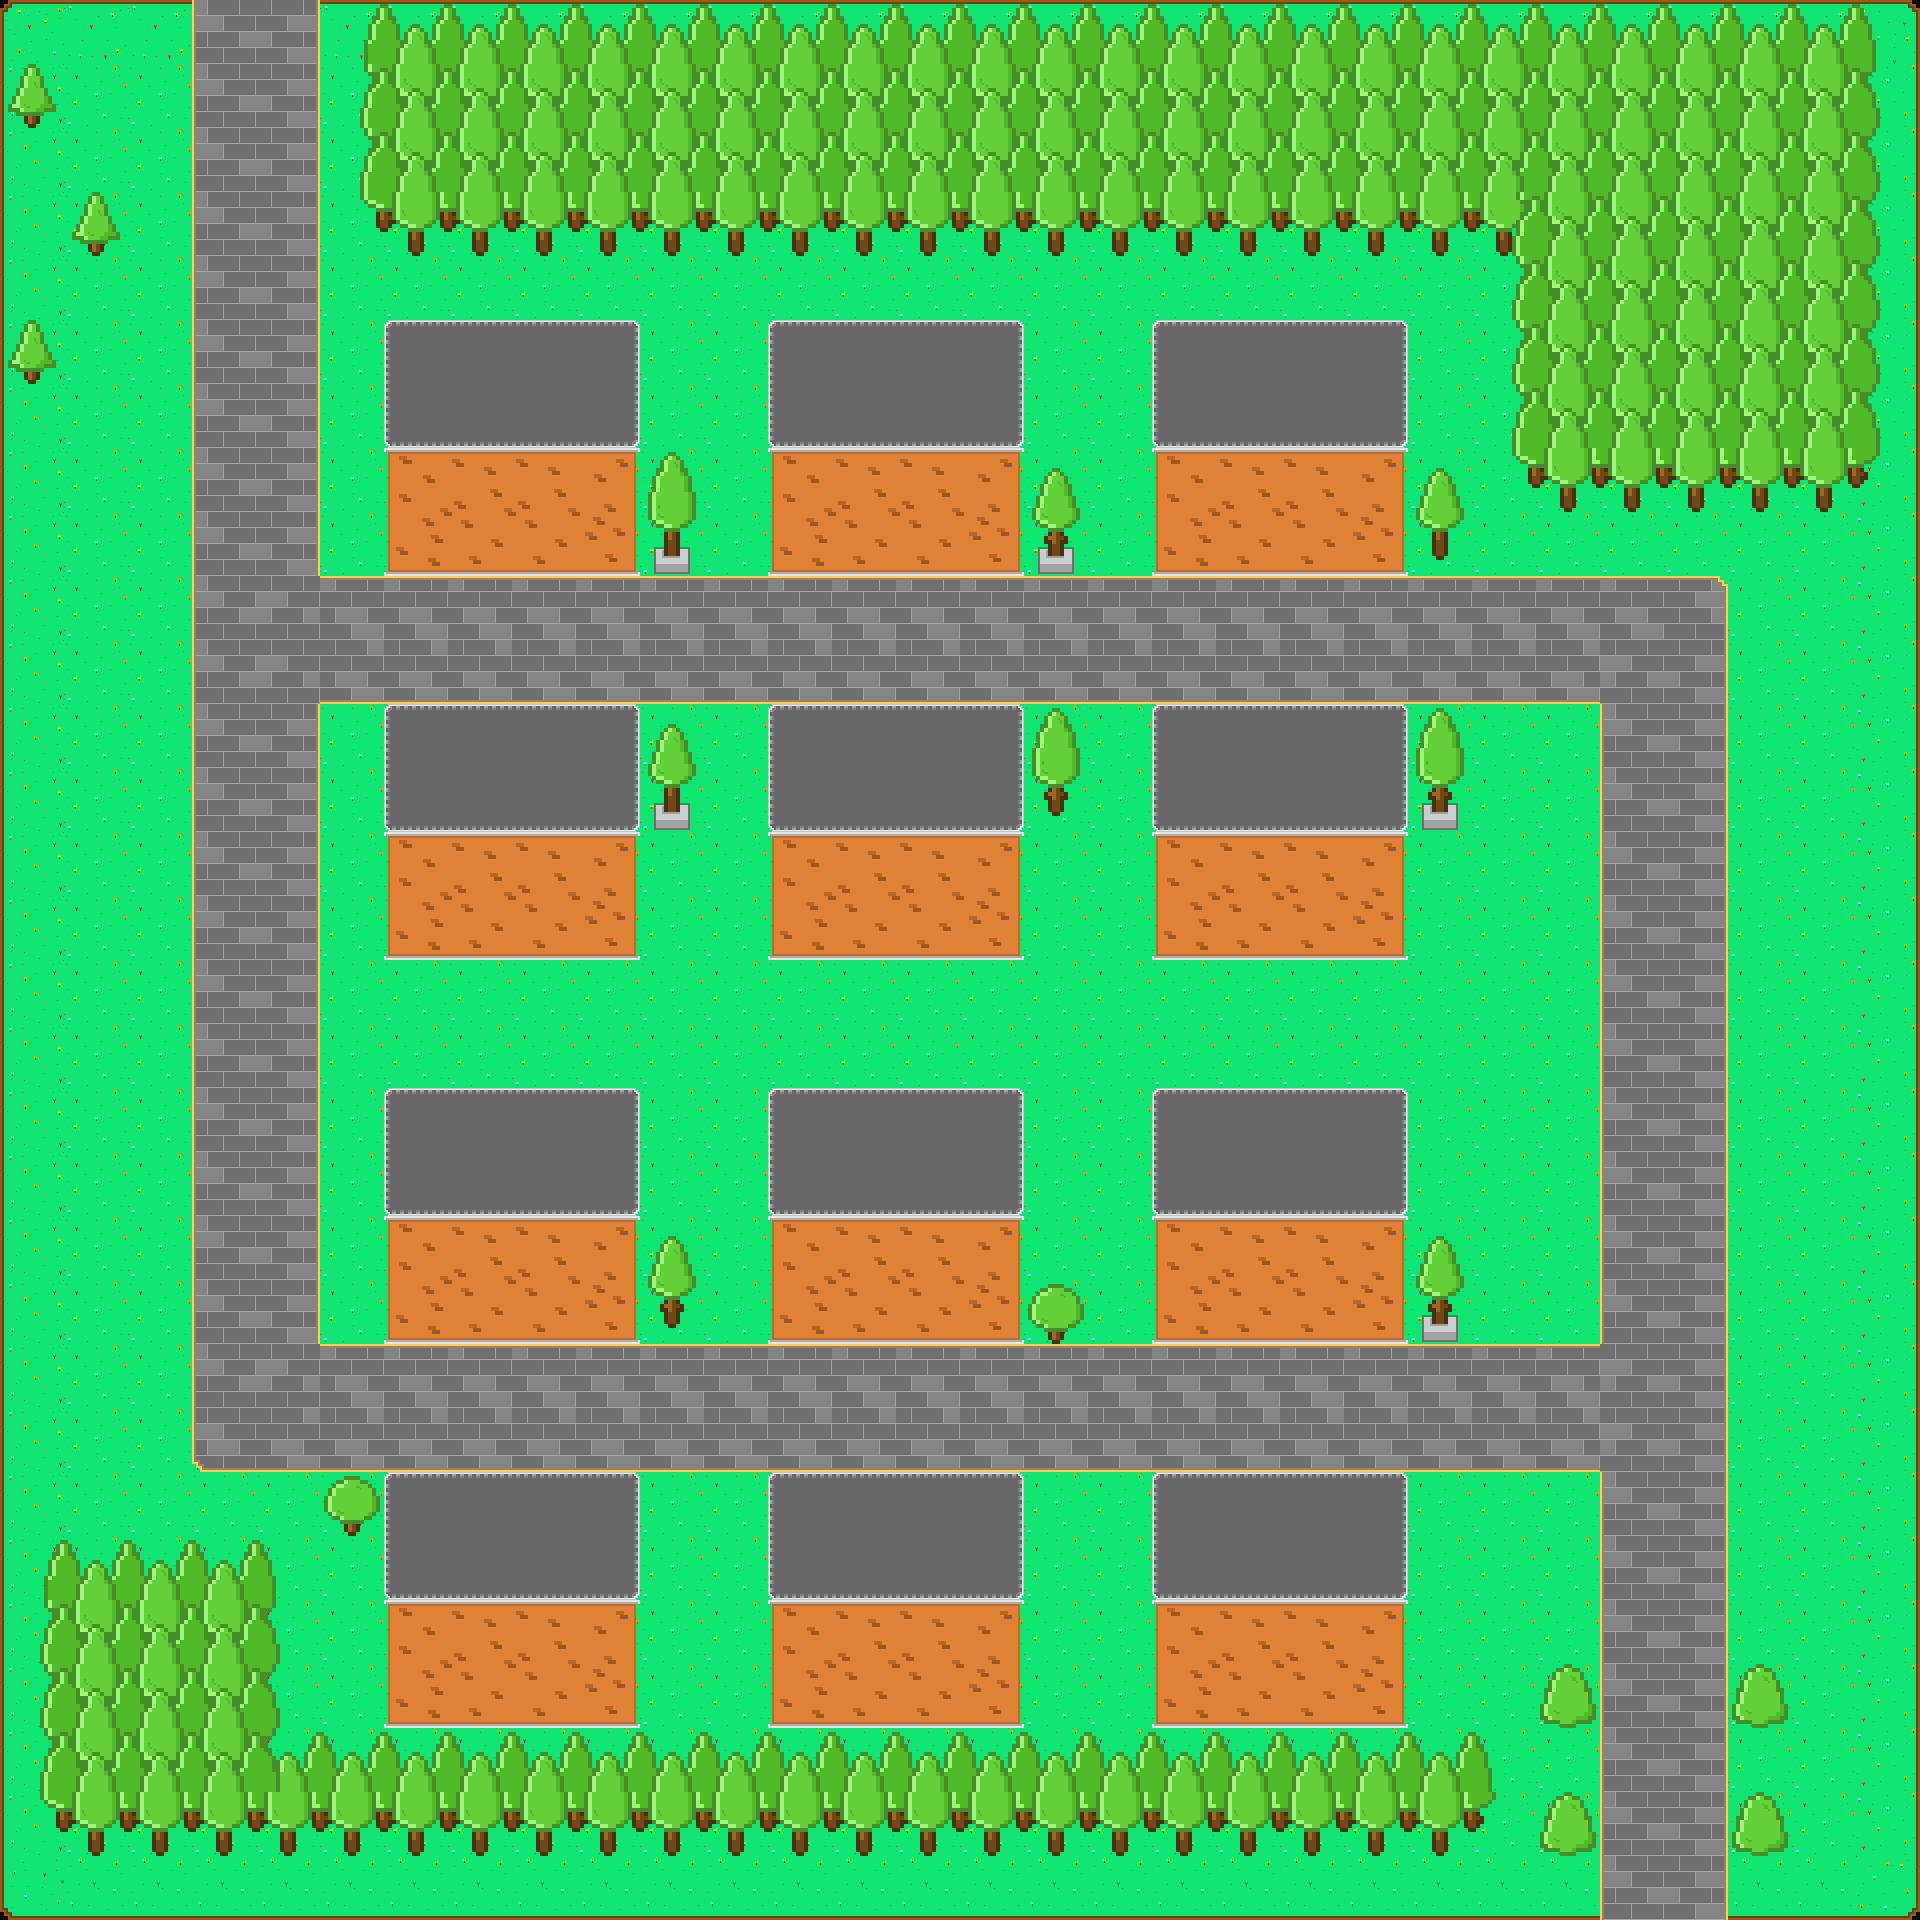

This is a level from a 2D game, rendered from its Tiled map with the project's own tilesets. A one-line summary and the map file follow, with tile-layer data summarised:
An orthogonal 30x30 tile map with 64x64 px tiles, 4 tile layers (Grass, Bricks, Trees 1, Trees 2) and 36 objects.

<map version="1.10" tiledversion="1.10.2" orientation="orthogonal" renderorder="right-down" width="30" height="30" tilewidth="64" tileheight="64" infinite="0" nextlayerid="7" nextobjectid="78">
 <editorsettings>
  <export target="Town1.lua" format="lua" />
 </editorsettings>
 <tileset firstgid="1" name="TestTiles" tilewidth="64" tileheight="64" tilecount="54" columns="9">
  <image source="tileset.png" width="576" height="384" />
 </tileset>
 <layer id="1" name="Grass" width="30" height="30">
  <data>[900 cells, 900 non-empty, 9 distinct tile ids]</data>
 </layer>
 <layer id="2" name="Bricks" width="30" height="30">
  <data>[900 cells, 360 non-empty, 19 distinct tile ids]</data>
 </layer>
 <layer id="3" name="Trees 1" width="30" height="30">
  <data>[900 cells, 216 non-empty, 18 distinct tile ids]</data>
 </layer>
 <layer id="4" name="Trees 2" width="30" height="30">
  <data>[900 cells, 2 non-empty, 2 distinct tile ids]</data>
 </layer>
 <objectgroup id="6" name="Walls">
  <object id="40" x="384" y="320">
   <polygon points="0,0 0,256 256,256 256,0" />
  </object>
  <object id="41" x="768" y="320">
   <polygon points="0,0 0,256 256,256 256,0" />
  </object>
  <object id="42" x="1152" y="320">
   <polygon points="0,0 0,256 256,256 256,0" />
  </object>
  <object id="43" x="384" y="704">
   <polygon points="0,0 0,256 256,256 256,0" />
  </object>
  <object id="44" x="768" y="704">
   <polygon points="0,0 0,256 256,256 256,0" />
  </object>
  <object id="45" x="1152" y="704">
   <polygon points="0,0 0,256 256,256 256,0" />
  </object>
  <object id="46" x="384" y="1088">
   <polygon points="0,0 0,256 256,256 256,0" />
  </object>
  <object id="47" x="768" y="1088">
   <polygon points="0,0 0,256 256,256 256,0" />
  </object>
  <object id="48" x="1152" y="1088">
   <polygon points="0,0 0,256 256,256 256,0" />
  </object>
  <object id="49" x="384" y="1472">
   <polygon points="0,0 0,256 256,256 256,0" />
  </object>
  <object id="50" x="768" y="1472">
   <polygon points="0,0 0,256 256,256 256,0" />
  </object>
  <object id="51" x="1152" y="1472">
   <polygon points="0,0 0,256 256,256 256,0" />
  </object>
  <object id="53" x="35.8182" y="320">
   <polygon points="0,0 3.81818,4 7.81818,12 12,23.6364 15.6364,31.8182 19.8182,39.8182 20,47.6364 8.18182,51.6364 4.18182,59.6364 0,63.8182 -7.81818,63.8182 -11.8182,60 -19.8182,52.1818 -27.8182,48 -27.8182,40 -24,31.8182 -20,24.1818 -15.6364,12.1818 -11.8182,4 -7.81818,0" />
  </object>
  <object id="54" x="99.7273" y="191.773">
   <polygon points="0,0 3.81818,4 7.81818,12 12,23.6364 15.6364,31.8182 19.8182,39.8182 20,47.6364 8.18182,51.6364 4.18182,59.6364 0,63.8182 -7.81818,63.8182 -11.8182,60 -19.8182,52.1818 -27.8182,48 -27.8182,40 -24,31.8182 -20,24.1818 -15.6364,12.1818 -11.8182,4 -7.81818,0" />
  </object>
  <object id="55" x="36" y="64">
   <polygon points="0,0 3.81818,4 7.81818,12 12,23.6364 15.6364,31.8182 19.8182,39.8182 20,47.6364 8.18182,51.6364 4.18182,59.6364 0,63.8182 -7.81818,63.8182 -11.8182,60 -19.8182,52.1818 -27.8182,48 -27.8182,40 -24,31.8182 -20,24.1818 -15.6364,12.1818 -11.8182,4 -7.81818,0" />
  </object>
  <object id="56" x="344" y="1476">
   <polygon points="0,0 -8,4 -16,12 -20,20 -20,35 -20,36 -12,44 -4,48 0,56 4,60 12,60 16,56 20,48 28,44 36,36 36,20 32,12 24,4 16,0" />
  </object>
  <object id="57" x="1048" y="1284">
   <polygon points="0,0 -8,4 -16,12 -20,20 -20,35 -20,36 -12,44 -4,48 0,56 4,60 12,60 16,56 20,48 28,44 36,36 36,20 32,12 24,4 16,0" />
  </object>
  <object id="58" x="1571" y="1664">
   <polygon points="0,0 -7,0 -15,4 -19,8 -27,24 -31,40 -31,56 -27,60 -11,64 5,64 21,60 25,56 25,40 21,24 13,8 9,4" />
  </object>
  <object id="59" x="1571" y="1792">
   <polygon points="0,0 -7,0 -15,4 -19,8 -27,24 -31,40 -31,56 -27,60 -11,64 5,64 21,60 25,56 25,40 21,24 13,8 9,4" />
  </object>
  <object id="60" x="1763" y="1792">
   <polygon points="0,0 -7,0 -15,4 -19,8 -27,24 -31,40 -31,56 -27,60 -11,64 5,64 21,60 25,56 25,40 21,24 13,8 9,4" />
  </object>
  <object id="61" x="1763" y="1664">
   <polygon points="0,0 -7,0 -15,4 -19,8 -27,24 -31,40 -31,56 -27,60 -11,64 5,64 21,60 25,56 25,40 21,24 13,8 9,4" />
  </object>
  <object id="62" x="668" y="1236">
   <polygon points="0,0 7,0 15,8 19,16 28,40 28,52 20,60 16,68 16,75 12,88 8,92 0,92 -4,88 -8,75 -8,68 -12,60 -20,52 -20,40 -12,16 -8,8" />
  </object>
  <object id="63" x="1436" y="468">
   <polygon points="0,0 7,0 15,8 19,16 28,40 28,52 20,60 16,68 16,75 12,88 8,92 0,92 -4,88 -8,75 -8,68 -12,60 -20,52 -20,40 -12,16 -8,8" />
  </object>
  <object id="64" x="1052" y="468">
   <polygon points="0,0 7,0 15,8 19,16 28,40 28,52 20,60 16,68 16,75 12,88 8,92 0,92 -4,88 -8,75 -8,68 -12,60 -20,52 -20,40 -12,16 -8,8" />
  </object>
  <object id="65" x="1038" y="547" width="36" height="27" />
  <object id="66" x="654" y="803" width="36" height="27" />
  <object id="67" x="1422" y="1315" width="36" height="27" />
  <object id="68" x="1422" y="803" width="36" height="27" />
  <object id="69" x="654" y="547" width="36" height="27" />
  <object id="70" x="668" y="724">
   <polygon points="0,0 7,0 15,8 19,16 28,40 28,52 20,60 16,68 16,75 12,88 8,92 0,92 -4,88 -8,75 -8,68 -12,60 -20,52 -20,40 -12,16 -8,8" />
  </object>
  <object id="71" x="1436" y="1236">
   <polygon points="0,0 7,0 15,8 19,16 28,40 28,52 20,60 16,68 16,75 12,88 8,92 0,92 -4,88 -8,75 -8,68 -12,60 -20,52 -20,40 -12,16 -8,8" />
  </object>
  <object id="73" x="1052" y="708">
   <polygon points="0,0 8,0 16,8 24,24 27,40 28,40 28,68 20,76 16,84 16,92 12,104 8,108 0,108 -4,104 -8,92 -8,85 -8,84 -12,76 -20,68 -20,40 -19,40 -16,24 -8,8" />
  </object>
  <object id="74" x="1436" y="708">
   <polygon points="0,0 8,0 16,8 24,24 27,40 28,40 28,68 20,76 16,84 16,92 12,104 8,108 0,108 -4,104 -8,92 -8,85 -8,84 -12,76 -20,68 -20,40 -19,40 -16,24 -8,8" />
  </object>
  <object id="75" x="668" y="452">
   <polygon points="0,0 8,0 16,8 24,24 27,40 28,40 28,68 20,76 16,84 16,92 12,104 8,108 0,108 -4,104 -8,92 -8,85 -8,84 -12,76 -20,68 -20,40 -19,40 -16,24 -8,8" />
  </object>
  <object id="76" x="380" y="4">
   <polygon points="0,0 -4,4 -12,20 -16,36 -20,104 -20,124 -20,195 -12,204 -4,224 0,228 31,251 32,252 40,252 235,252 1135,252 1136,252 1132,296 1132,381 1132,452 1140,459 1140,460 1148,480 1152,484 1184,508 1448,508 1472,484 1480,484 1488,476 1488,468 1500,452 1500,360 1500,246 1500,104 1496,36 1492,20 1484,4 1480,0" />
  </object>
  <object id="77" x="60" y="1540">
   <polygon points="0,0 -4,4 -12,20 -16,36 -20,104 -20,260 -12,268 -4,288 0,292 32,316 1384,316 1388,312 1416,292 1424,284 1424,276 1435,260 1436,260 1436,252 1432,228 1428,212 1420,196 1416,192 256,192 232,212 224,212 220,188 220,104 216,36 212,20 204,4 200,0" />
  </object>
 </objectgroup>
</map>